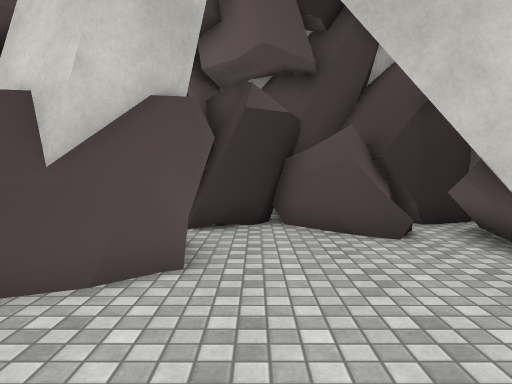
View 1 (above)

16 first-person views from a walk through a 3-D level made in the Unity game engine. The camera is 1.4 m above the floor, tilts 4° down and sees 70° across. The floor is counted in squares, 1 m on a side. Each view is taken from the middle of a square. On the plan, view 1 faces up. The plan holds only what a view shows up to about 16 squares ahead; the rest is blank. The place goes on beyond the plan. The player is left out. Some surface patterns are stand-ins.

View 2
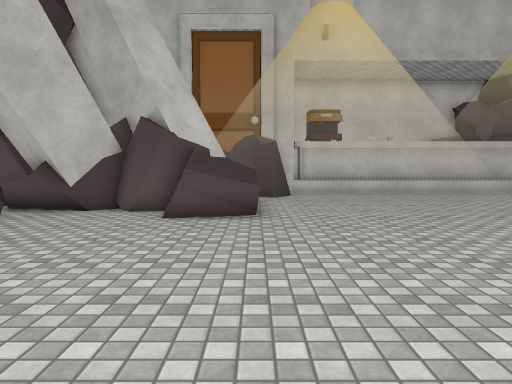

View 3
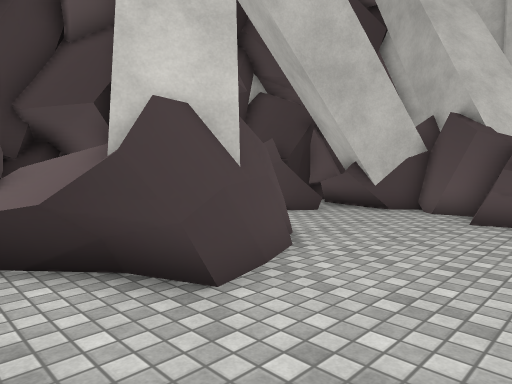

View 4
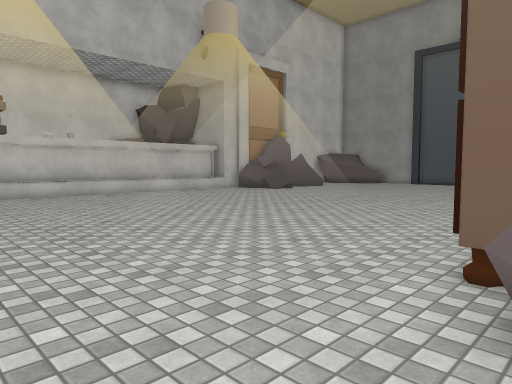

View 5
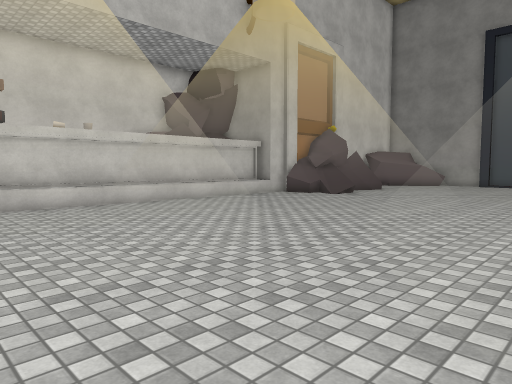

View 6
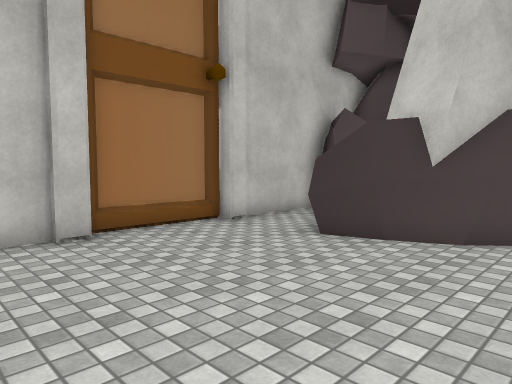

View 7
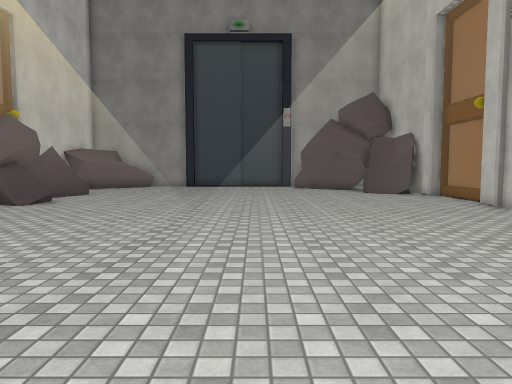

View 8
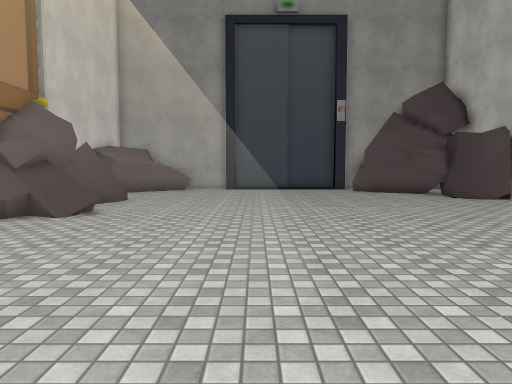

View 9
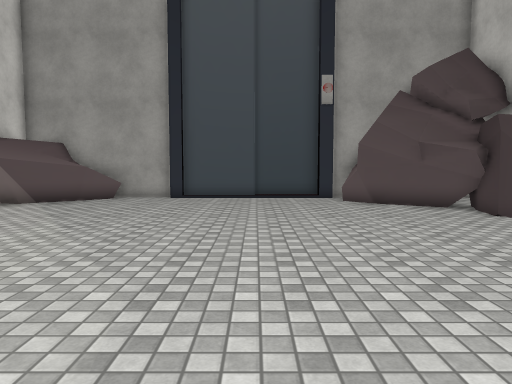

View 10
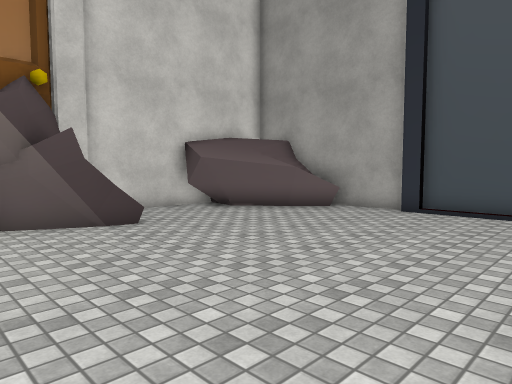

View 11
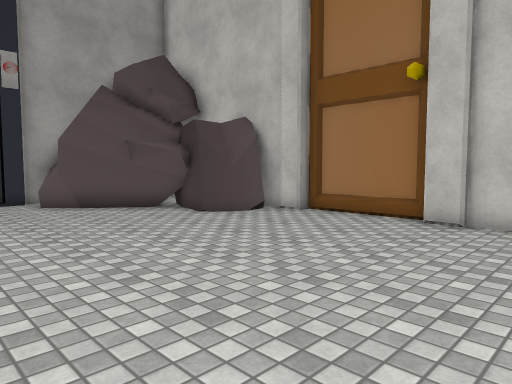

View 12
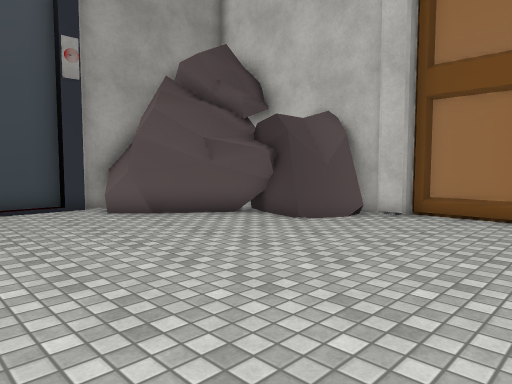

View 13
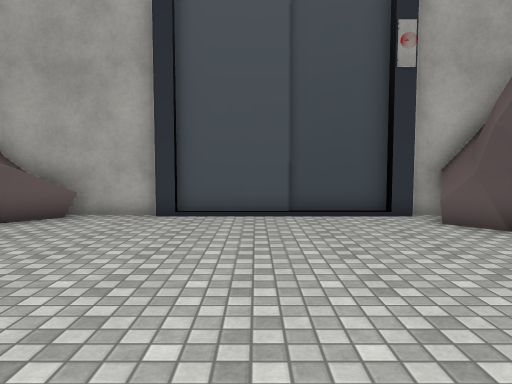

View 14
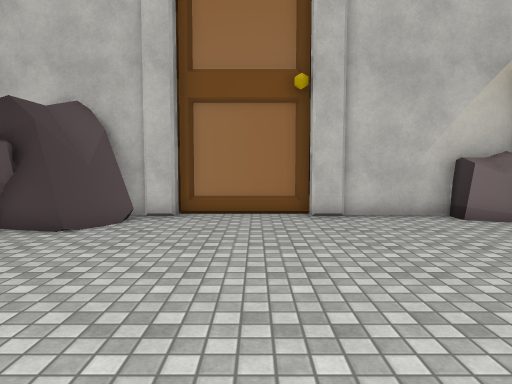

View 15
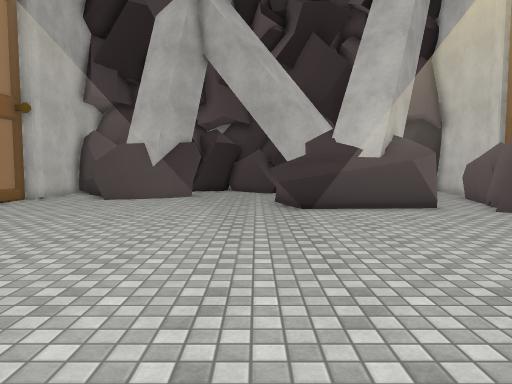

View 16
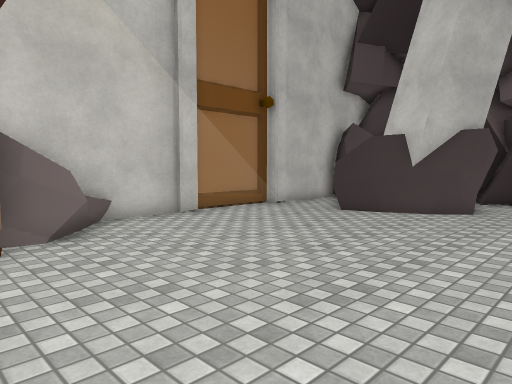

### Floor plan
Key: @ floor where view 1 was taken; # wall or solid block; x gap in a wall; . floor; = window, fence, low wall or low ledge; ^ raised ledge; T table.
Columns run from 8 left of view 1 to 14 right of it. Each row starts with its distance up from view 1.
  9   #   ########
  8   #    #..###
  7  ##^   #...=##
  6  #^^####....##
  5  #x^####.....##
  4 ##.###=......#    .#
  3 #...=.......##    ==
  2 #..........###   ==#
  1 #..........^^^ ##==#
  0 #.......@..^^======#
 -1 ##..........=======
 -2 ======......======
 -3 ========... ======
 -4 ##=======.. ==========
 -5   #======...==========
 -6   ========..==========
 -7     ======..==========
 -8      ======..=========T
 -9      ======...========
-10      ======..=========
-11      =====..==========
-12      =====..========
-13  ## ======.========
-14 =#=======..=======
-15 ========...======
-16 ======.....=======
-17 #..........#=======
-18 #...........=======^
-19 #...........======^##
-20 #............===== #
-21 #.............=====#
-22 #...............==##
-23 ##................###
-24  ###................#
-25   ##................#
-26    ##..............##
-27     ##............###
-28      ##...........###
-29      ##..........^#
-30      ###........^^^
-31       #############

Where each view was taken, in squares from view 1:
view 1: 0 up, 0 right, facing up
view 2: 0 up, 7 left, facing right
view 3: 0 up, 7 left, facing up-right
view 4: 1 down, 6 left, facing down-right
view 5: 2 down, 1 left, facing down-right
view 6: 3 down, 0 right, facing up-left
view 7: 5 down, 1 right, facing down
view 8: 8 down, 4 right, facing down
view 9: 14 down, 2 right, facing down
view 10: 19 down, 1 right, facing down-right
view 11: 15 down, 2 right, facing down-left
view 12: 18 down, 3 right, facing down-left
view 13: 20 down, 3 right, facing down
view 14: 20 down, 3 right, facing left
view 15: 12 down, 2 right, facing up
view 16: 7 down, 2 right, facing up-left
